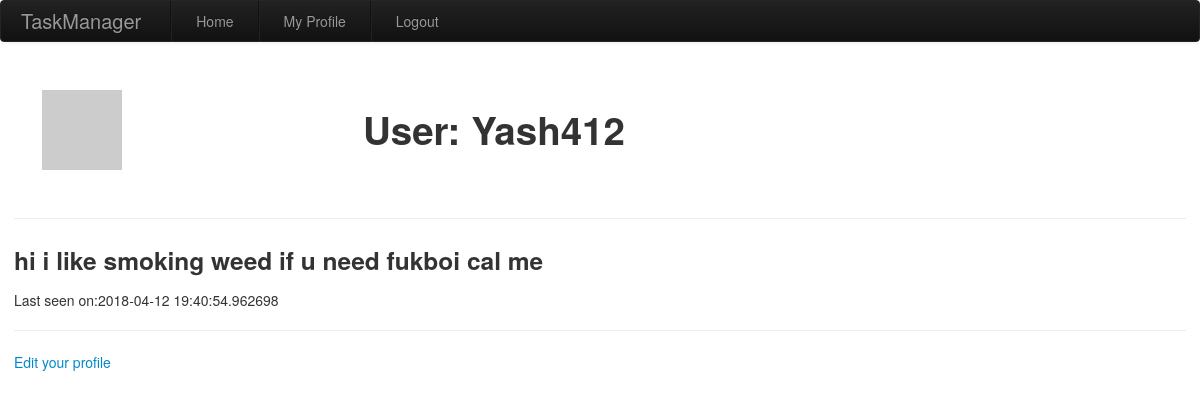
The page /user/Yash412/ (signed in) on the database as committed earlier.
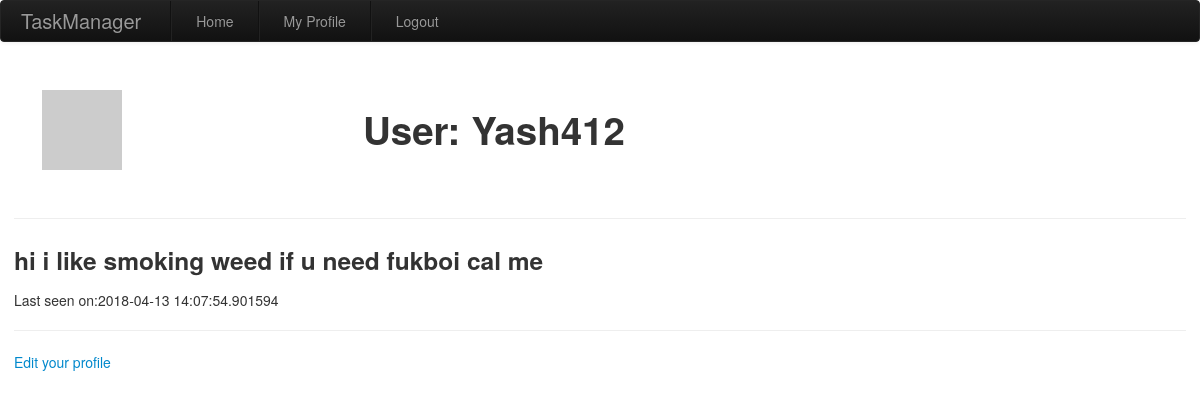
The same page on the database as committed later.
### app/models.py (models this page shows, shortened)
class User(UserMixin, db.Model):
    id = db.Column(db.Integer, primary_key=True)
    name = db.Column(db.String(64), nullable=False)
    username = db.Column(db.String(64), index=True,
                         unique=True, nullable=False)
    password_hash = db.Column(db.String(128), nullable=False)
    email = db.Column(db.String(150), index=True, unique=True, nullable=False)
    about_me = db.Column(db.String(150))
    last_seen = db.Column(db.DateTime, default=datetime.utcnow)
    def avatar(self, size):
        digest = md5(self.email.lower().encode('utf-8')).hexdigest()
        return 'https://www.gravatar.com/avatar/{}?d=identicon&s={}'.format(digest, size)

### app/routes.py (the view)
@app.route('/user/<username>/')
@login_required
def user(username):
    user = User.query.filter_by(username=username).first_or_404()
    return render_template('user.html', user=user)

### app/models.py (called while the page is built)
@login.user_loader
def load_user(id):
    return User.query.get(int(id))

### app/routes.py (called while the page is built)
@app.before_request
def before_request():
    if current_user.is_authenticated:
        current_user.last_seen = datetime.utcnow()
        db.session.commit()

### app/templates/user.html
{% extends "base.html" %}
{% block content %}
<div class="flex-container">
  <div class="flex-row-item-img">
    <img class="profile-pic" src= "{{ user.avatar(128) }}">
  </div>
  <div class="flex-row-item-txt">
    <h1>User: {{ user.username }}</h1>
  </div>
</div>
  <hr>
{% if user.about_me %}<p><h3>{{ user.about_me }}</h3></p>{% endif %}
{% if user.last_seen %}<p>Last seen on:{{ user.last_seen }}</p>{%endif%}
<hr>
{% if user ==current_user %}
<p><a href="{{ url_for('edit_profile')}}"> Edit your profile</a></p>
{% endif %}
{% endblock %}

### app/templates/base.html (shortened to what this page needs)
<!DOCTYPE html>
<html lang="en">
  <head>
      <link href="{{url_for('static',filename='css/bootstrap-responsive.min.css')}}" rel="stylesheet">
      <link href="{{url_for('static',filename='css/bootstrap.min.css')}}" rel="stylesheet">
      <link href="{{url_for('static',filename='css/style.css')}}" rel="stylesheet">
  </head>
  <body>
  <div class="navbar navbar-inverse">
    <div class="navbar-inner">
      <a class="brand">TaskManager</a>
     <ul class="nav">
       <li class="divider-vertical"></li>
        <li >
          <a href="{{url_for('index')}}">Home</a>
        </li>
        <li class="divider-vertical"></li>
          {% if current_user.is_anonymous %}
        <li>
          <a href="{{url_for('login')}}">Login</a>
        </li>
          {% else %}
        <li>
          <a href="{{ url_for('user', username=current_user.username) }}">My Profile</a>
        </li>
        <li class="divider-vertical"></li>
        <li>
          <a href="{{ url_for('logout')}}">Logout</a>
        </li>
          {% endif %}
     </ul>
  </div>
  <div id="content">
    <br>
    {% block content %}{% endblock %}
  </div>
  </body>
</html>

### app/static/css/style.css (style rules this page uses)
.flex-container { display:flex; align-items: center; }
.flex-row-item-img { align-content: center; padding : 1em; margin: 1em; flex:1; }
.flex-row-item-txt { align-content: center; padding : 1em; margin: 1em; flex:3; }
#content { padding-left: 1em; padding-right: 1em; }

Rows that differ between the two databases and show on the page:
changed User "Yash412": last_seen "2018-04-12 19:40:54.962698" → "2018-04-13 14:07:54.901594"
